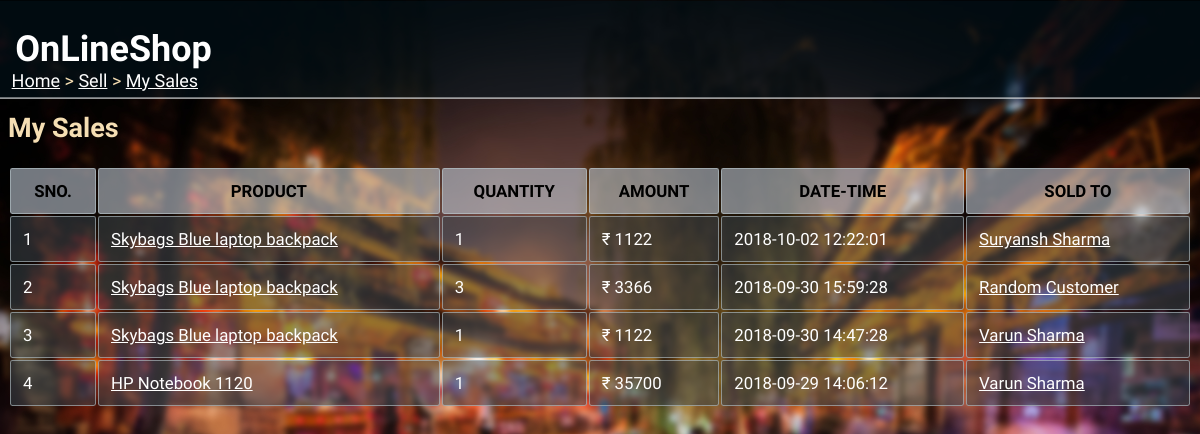
The page /sell/sales/ (signed in) on the database its author committed.
### tables this page shows
CREATE TABLE orders(
orderID varchar(10) PRIMARY KEY,
custID REFERENCES customer(custID),
prodID REFERENCES product(prodID),
quantity integer check(quantity>=1),
date datetime not null,
cost_price decimal(9,2) NOT NULL,
sell_price decimal(9,2) NOT NULL,
status varchar(15) NOT NULL,
CHECK (cost_price < sell_price )
);

CREATE TABLE product(
prodID varchar(10) PRIMARY KEY,
name varchar(30) NOT NULL,
quantity integer CHECK(quantity>=0) NOT NULL,
category varchar(30) NOT NULL ,
cost_price decimal(9,2) NOT NULL,
sell_price decimal(9,2) NOT NULL,
description varchar(100),
sellID varchar(10) REFERENCES seller (sellID),
CHECK (sell_price>cost_price)
);

CREATE TABLE customer(
custID varchar(10) PRIMARY KEY,
name varchar(30) NOT NULL,
email varchar(30) UNIQUE,
phone varchar(13) NOT NULL,
area varchar(20) NOT NULL,
locality varchar(20) NOT NULL,
city varchar(20) NOT NULL,
state varchar(20) NOT NULL,
country varchar(20) NOT NULL,
zipcode varchar(6) NOT NULL,
password varchar(20) NOT NULL);

### __init__.py (the view)
@app.route("/sell/sales/")
def my_sales():
    if 'userid' not in session:
        return redirect(url_for('home'))
    if session['type']=="Customer":
        abort(403)
    res = sell_sales(session['userid'])
    return render_template('my_sales.html', sales=res)

### dbaccess.py (called while the page is built)
def sell_sales(sellID):
    conn = sqlite3.connect('onlineshop.db')
    cur = conn.cursor()
    a = cur.execute("""SELECT o.prodID, p.name, o.quantity, o.sell_price, o.date, o.custID, c.name
                       FROM orders o JOIN product p JOIN customer c
                       WHERE o.prodID=p.prodID AND o.custID=c.custID AND p.sellID=? AND o.status='RECIEVED'
                       ORDER BY o.date DESC """, (sellID,))
    res = [i for i in a]
    conn.close()
    return res

### templates/my_sales.html (shortened to what this page needs)
<html>
<head>
  <link rel="stylesheet" href="{{url_for('static', filename='main.css')}}">
</head>
<body>
  <div class="sticky">
    <h1>OnLineShop</h1>
  </div>
  <div class="nav">
    <p><a href="/">Home</a> > <a href="/sell">Sell</a> > <a href="">My Sales</a></p>
  </div>
  <h2>My Sales</h2>
  {% if sales|length==0 %}
  <p>You haven't done any sales yet.</p>
  {% else %}
  <table>
    <tr>
      <th>SNO.</th><th>PRODUCT</th><th>QUANTITY</th><th>AMOUNT</th><th>DATE-TIME</th><th>SOLD TO</th>
    </tr>
    {% set cnt={'val':1} %}
    {% for i in sales %}
    <tr>
      <td>{{cnt['val']}}</td><td><a href="/viewproduct/{{i[0]}}">{{i[1]}}</a></td><td>{{i[2]}}</td>
      <td>₹ {{i[3]}}</td><td>{{i[4]}}</td><td><a href="/viewprofile/{{i[5]}}">{{i[6]}}</a></td>
    </tr>
    {% endfor %}
  </table>
  {% endif %}
</body>
</html>

### static/main.css (style rules this page uses)
div.sticky { position: -webkit-sticky; position: sticky; top: 0.2px; margin: -0.7vw; background-color: rgba(3, 22, 32, 0.5); color: white; padding: 0.3vw; font-size: 1.5vw; border-bottom: 1px solid white; font-family: 'Acme'; }
div.sticky h1 { padding-left:1vw; }
body { font-family:'K2D'; font-size: 1.5vw; background-image: url('background2.jpg'); background-size: cover; background-repeat: no-repeat; background-attachment: fixed; color: wheat; max-width: 100%; overflow-x: hidden; }
div.nav { position: fixed; display: block; top: 5vw; margin:-0.7vw; padding-left:1vw; border:none; overflow: hidden; }
div.nav a { text-decoration: underline; color: white; }
table { width: 100%; font-size: 1.4vw; }
th { border: 1px solid rgba(187, 203, 207, 0.589); border-radius: 0.2vw; padding: 1vw; text-align: center; background-color: rgba(185, 196, 206, 0.616); color: black; }
td { border: 1px solid rgba(187, 203, 207, 0.589); border-radius: 0.2vw; padding:1vw; text-align: left; background-color: rgba(60, 71, 80, 0.521); color: white; word-wrap: break-word; }
td a { text-decoration: underline; color: white; }
a { text-decoration: underline; color: white; }

### rows shown on the page
orders: val "1", name "Skybags Blue laptop backpack", quantity "1", sell_price "1122", date "2018-10-02 12:22:01", name "Suryansh Sharma"
orders: val "2", name "Skybags Blue laptop backpack", quantity "3", sell_price "3366", date "2018-09-30 15:59:28", name "Random Customer"
orders: val "3", name "Skybags Blue laptop backpack", quantity "1", sell_price "1122", date "2018-09-30 14:47:28", name "Varun Sharma"
orders: val "4", name "HP Notebook 1120", quantity "1", sell_price "35700", date "2018-09-29 14:06:12", name "Varun Sharma"
